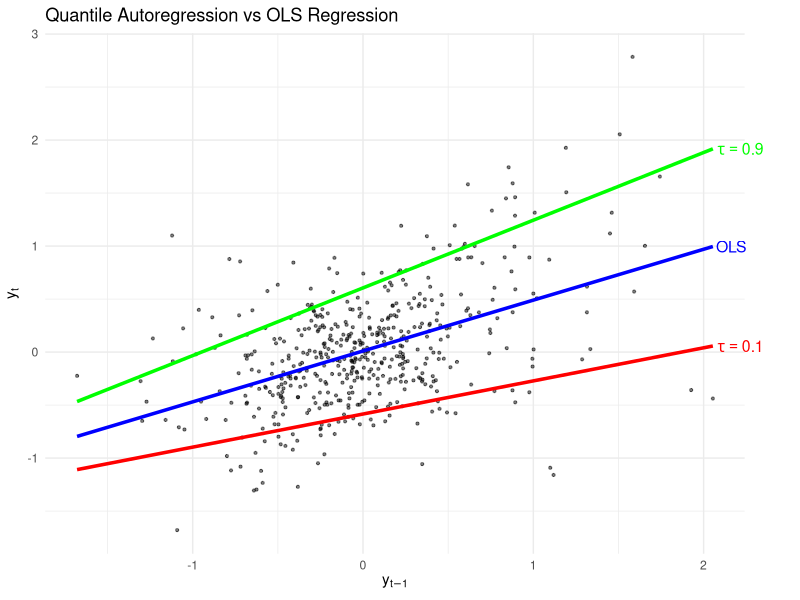

Here is the R script that generated this plot:
library(quantreg)
library(ggplot2)

set.seed(11)

# -------------------------
# 1. Simulate heteroskedastic AR(1)
# -------------------------
n <- 500
phi <- 0.5

y <- numeric(n)
eps <- rnorm(n)

for (t in 2:n) {
  sigma_t <- 0.3 + 0.4 * abs(y[t-1])   # state-dependent variance
  y[t] <- phi * y[t-1] + sigma_t * eps[t]
}

df <- data.frame(
  y = y[-1],
  y_lag = y[-n]
)

# -------------------------
# 2. OLS
# -------------------------
ols_model <- lm(y ~ y_lag, data = df)

# -------------------------
# 3. QAR(1) for multiple taus
# -------------------------
tau_vals <- c(0.1, 0.9)

qar_models <- lapply(tau_vals, function(tau) {
  rq(y ~ y_lag, tau = tau, data = df)
})

# -------------------------
# 4. Prediction grid
# -------------------------
x_grid <- seq(min(df$y_lag), max(df$y_lag), length.out = 200)
pred_df <- data.frame(y_lag = x_grid)

pred_df$OLS <- predict(ols_model, newdata = pred_df)

for (i in seq_along(tau_vals)) {
  pred_df[[paste0("QAR_", tau_vals[i])]] <-
    predict(qar_models[[i]], newdata = pred_df)
}

# -------------------------
# 5. Plot
# -------------------------
# Get rightmost x-position
x_pos <- max(pred_df$y_lag)

# Get corresponding y-values at right edge
y_ols  <- tail(pred_df$OLS, 1)
y_q01  <- tail(pred_df$QAR_0.1, 1)
y_q09  <- tail(pred_df$QAR_0.9, 1)

ggplot(df, aes(x = y_lag, y = y)) +
  geom_point(alpha = 0.5, color = "black", size = 0.75) +
  
  geom_line(data = pred_df, aes(y = OLS), color = "blue", size = 1.2) +
  geom_line(data = pred_df, aes(y = QAR_0.1), color = "red", size = 1.2) +
  geom_line(data = pred_df, aes(y = QAR_0.9), color = "green", size = 1.2) +
  
  # Add labels next to lines
  annotate("text", x = x_pos, y = y_ols,
           label = "OLS",
           color = "blue", hjust = -0.1, size = 4) +
  
  annotate("text", x = x_pos, y = y_q01,
           label = expression(tau == 0.1),
           color = "red", hjust = -0.1, size = 4) +
  
  annotate("text", x = x_pos, y = y_q09,
           label = expression(tau == 0.9),
           color = "green", hjust = -0.1, size = 4) +
  
  labs(
    title = "Quantile Autoregression vs OLS Regression",
    x = expression(y[t-1]),
    y = expression(y[t])
  ) +
  theme_minimal() +
  
  # Add a bit of extra space on the right for labels
  coord_cartesian(clip = "off") +
  theme(plot.margin = margin(5.5, 40, 5.5, 5.5))
